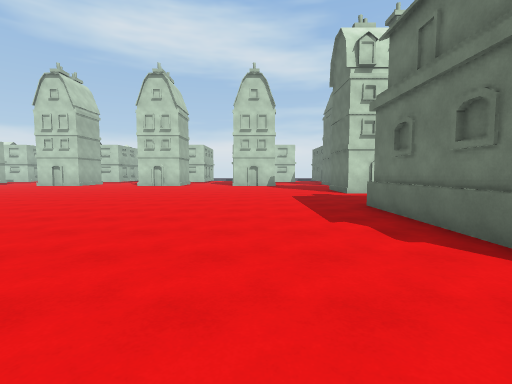
View 1 (above)

21 first-person views from a walk through a Unity game level. The camera is 1.5 m above the floor, tilts 4° down and sees 85° across. The floor is counted in squares, 2 m on a side. Each view is taken from the middle of a square. On the plan, view 1 faces up. The plan holds only what a view shows up to about 10 squares ahead; the rest is blank. The place goes on beyond the plan. The player character is not drawn. Surface patterns are stand-ins for the level's own textures.

View 2
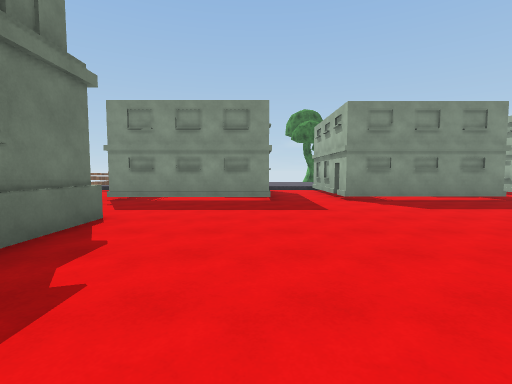

View 3
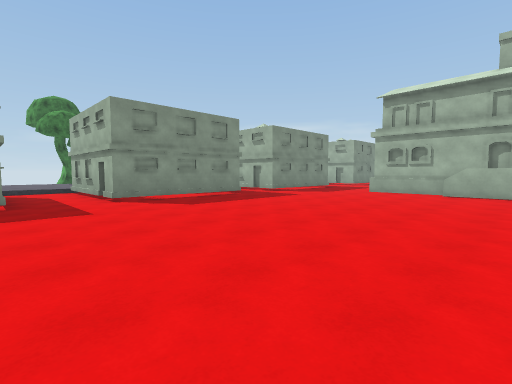

View 4
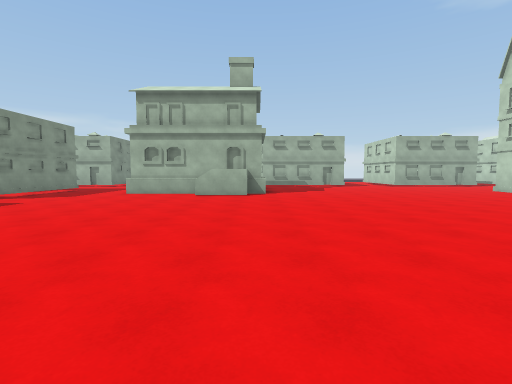

View 5
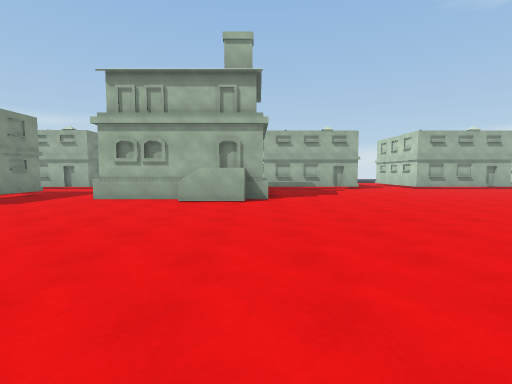

View 6
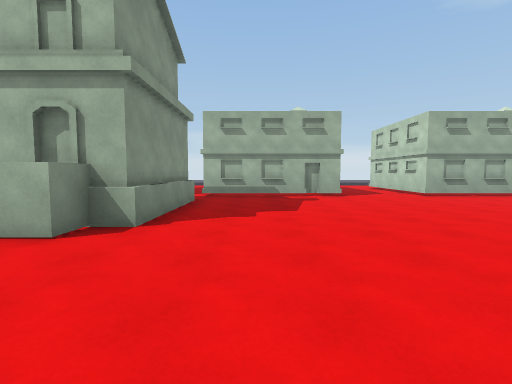

View 7
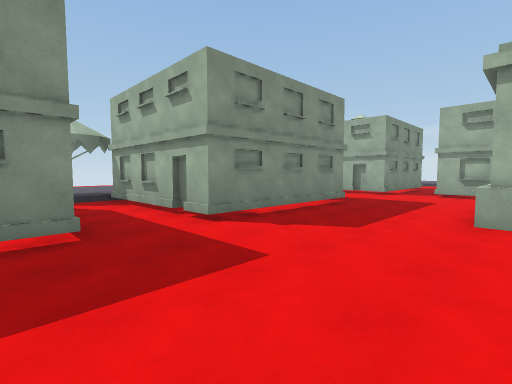

View 8
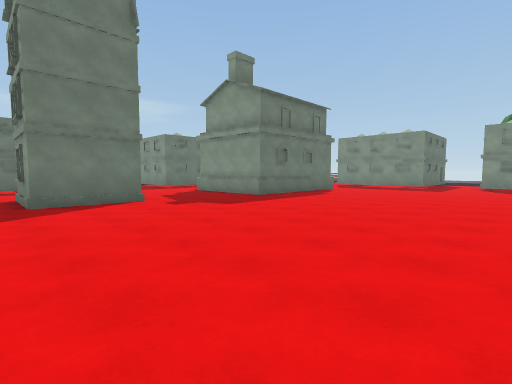

View 9
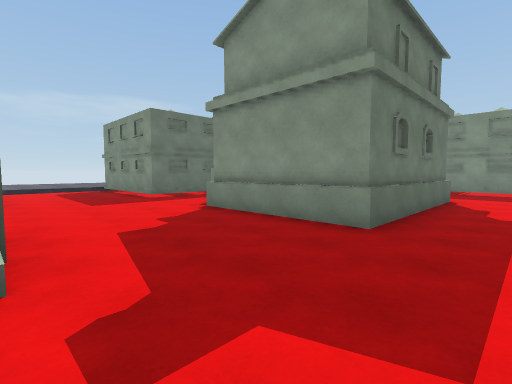

View 10
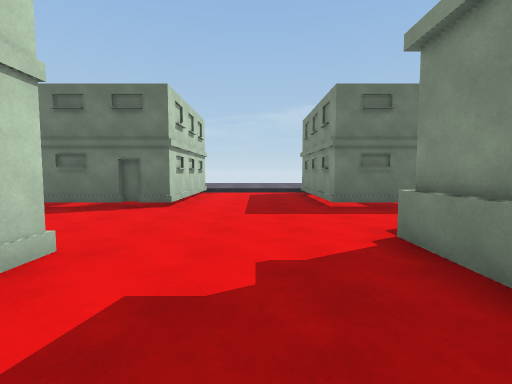

View 11
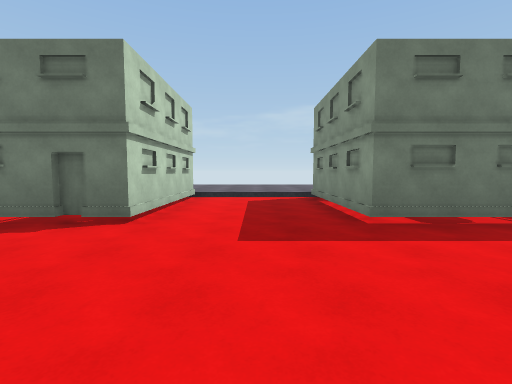

View 12
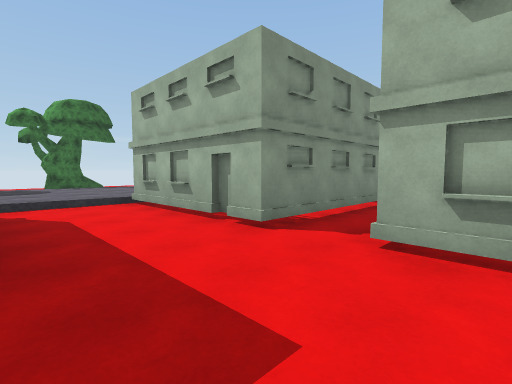

View 13
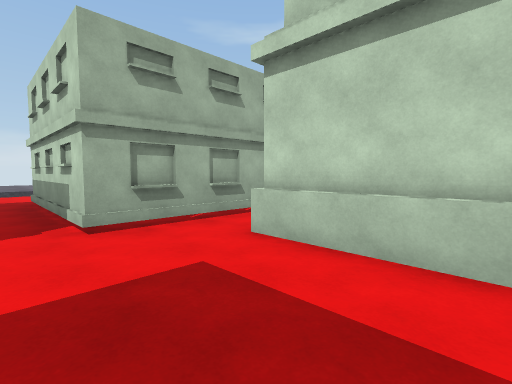

View 14
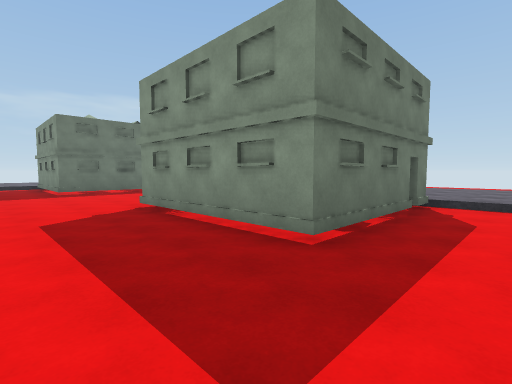

View 15
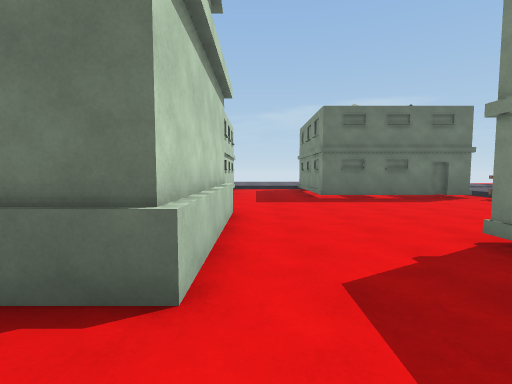

View 16
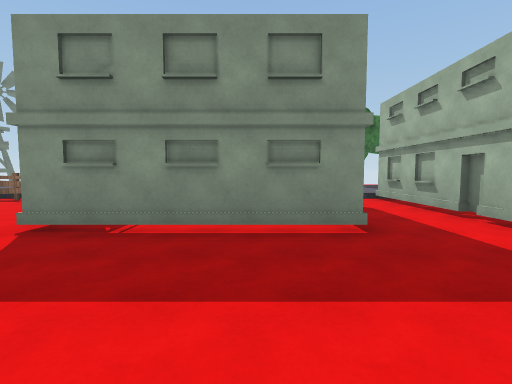

View 17
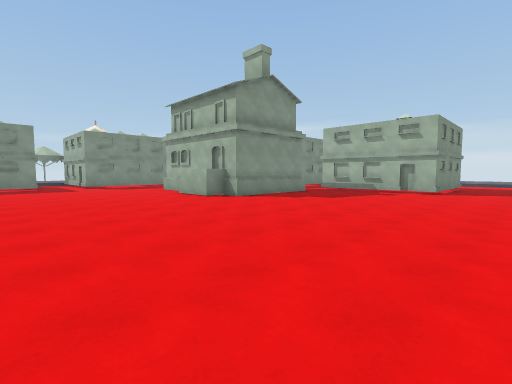

View 18
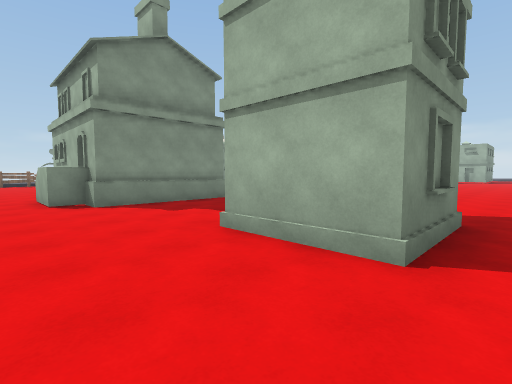

View 19
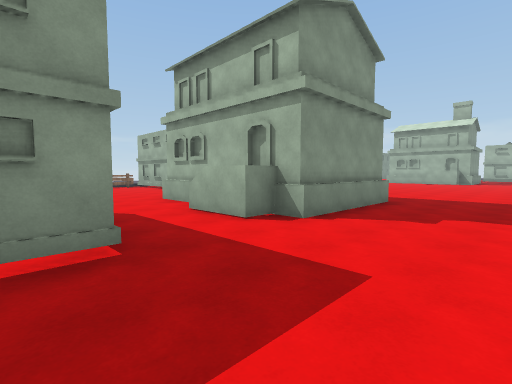

View 20
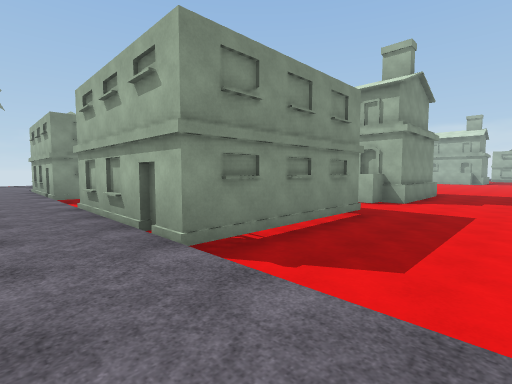

View 21
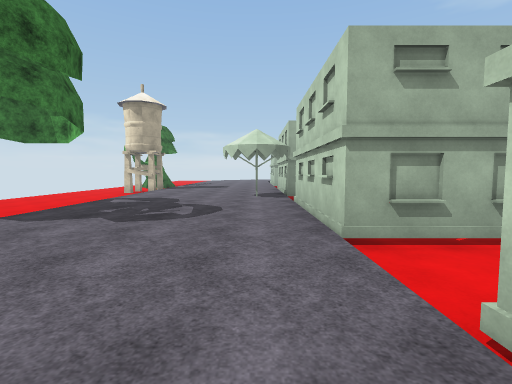

### Floor plan
Key: @ floor where view 1 was taken; # wall or solid block; . main floor; : floor 0.25 m higher than the main floor; / step, stairs or slope; H house; O other object.
Columns run from 22 left of view 1 to 15 right of it. Each row starts with its distance up from view 1.
 13     H..........................#
 12     ......................H#...H
 11     H.....................  ...#
 10       #...................H#...#H###::
  9       #.............................::
  8       #.............................::
  7       #.............................::
  6       ..###H.............H##H..#####::
  5           ##H............####H.#   #::
  4            #H............#  #H.H   #::
  3       #    #.............#  #..    #::
  2       H.####.............####...####::
  1       #...........................  ::
  0 ..##H##...............@........... .::
 -1  ..............................#####:
 -2   #####..H###H..####..H####....#   #:
 -3       #...  ##..   #..##   ....H   #:
 -4       #..H   #.H   #..#     ...#   #:
 -5       #../   #./   #..#      ..#
 -6       #///   #//####//H HH    OO
 -7       ::::   :O:::::::::
 -8       ::::   ::::::::::
 -9       :::    ::::::::::
-10       :::    ::::::::::
-11        ::    ::::::: ::
-12               ....O
-13              .....O
-14              ....
-15              ..

Positions as (right, up) in squares from view 1, and headings:
1: (0, 0), facing up
2: (0, 6), facing down
3: (0, 6), facing down-left
4: (-1, 6), facing left
5: (-3, 6), facing left
6: (-7, 8), facing left
7: (-6, 2), facing down-left
8: (-4, 13), facing down-right
9: (1, 10), facing down-right
10: (3, 8), facing right
11: (5, 8), facing right
12: (-13, 1), facing down-left
13: (-12, -1), facing up-left
14: (-2, 1), facing down-right
15: (1, 1), facing right
16: (1, 2), facing down
17: (-5, 13), facing down-left
18: (8, 13), facing down-left
19: (10, 9), facing down-left
20: (15, 9), facing down-left
21: (1, -7), facing left
